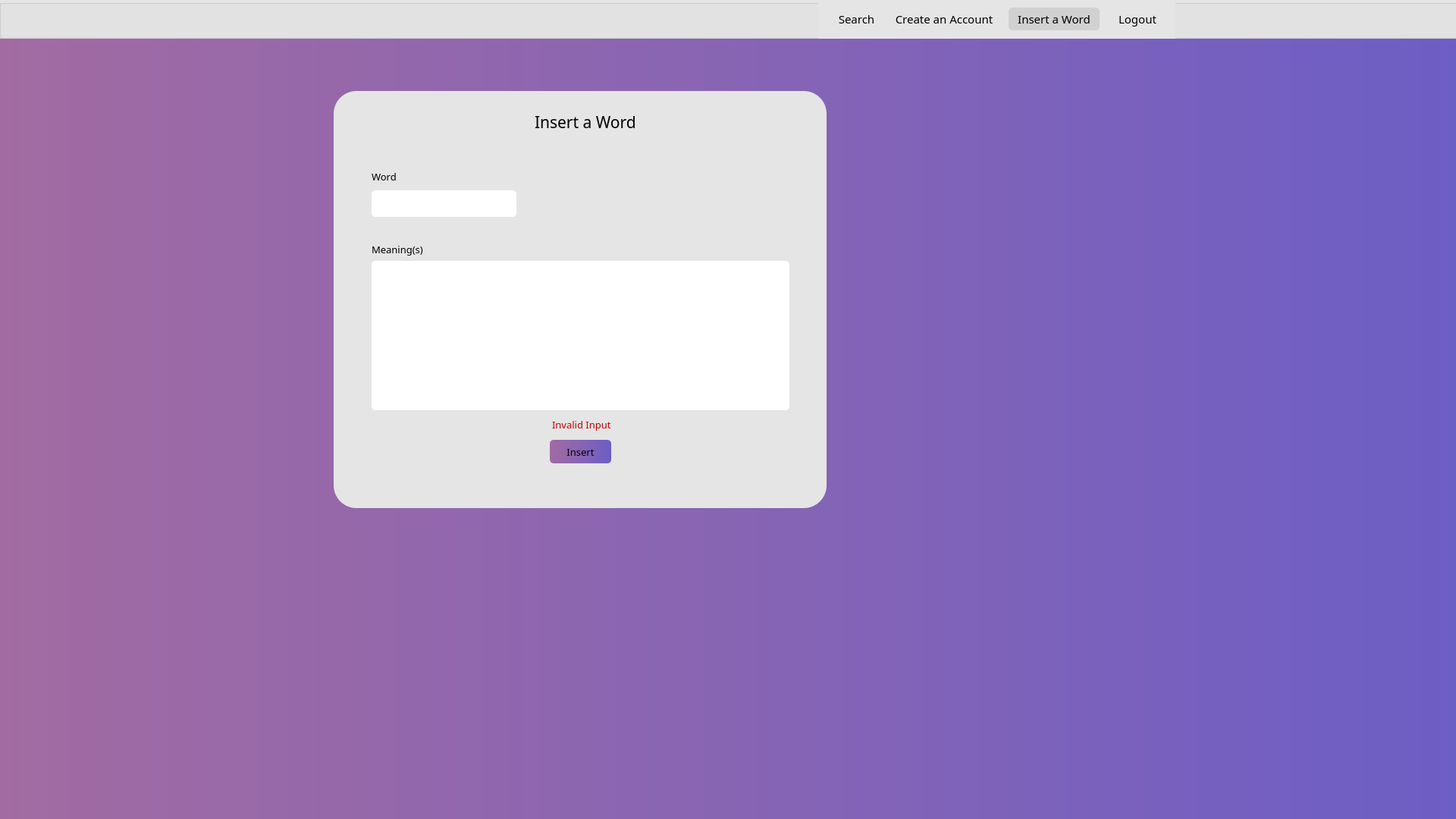
<?xml version="1.0" encoding="UTF-8"?>
<ui version="4.0">
 <class>insert_main</class>
 <widget class="QWidget" name="insert_main">
  <property name="geometry">
   <rect>
    <x>0</x>
    <y>0</y>
    <width>1920</width>
    <height>1080</height>
   </rect>
  </property>
  <property name="sizePolicy">
   <sizepolicy hsizetype="Preferred" vsizetype="Expanding">
    <horstretch>0</horstretch>
    <verstretch>0</verstretch>
   </sizepolicy>
  </property>
  <property name="baseSize">
   <size>
    <width>0</width>
    <height>0</height>
   </size>
  </property>
  <property name="font">
   <font>
    <family>Poppins Medium</family>
    <pointsize>10</pointsize>
   </font>
  </property>
  <property name="windowTitle">
   <string>MainWindow</string>
  </property>
  <property name="autoFillBackground">
   <bool>false</bool>
  </property>
  <property name="styleSheet">
   <string notr="true">background-color: qlineargradient(spread:pad, x1:0, y1:0, x2:1, y2:0, stop:0 #A26BA2, stop:1 #6D5EC5);
</string>
  </property>
  <widget class="QWidget" name="centralwidget" native="true">
   <property name="geometry">
    <rect>
     <x>0</x>
     <y>0</y>
     <width>1920</width>
     <height>1080</height>
    </rect>
   </property>
   <widget class="QGroupBox" name="groupBox_2">
    <property name="geometry">
     <rect>
      <x>-1</x>
      <y>0</y>
      <width>1931</width>
      <height>51</height>
     </rect>
    </property>
    <property name="styleSheet">
     <string notr="true">background: #E5E5E5;</string>
    </property>
    <property name="title">
     <string/>
    </property>
    <widget class="QWidget" name="layoutWidget_3">
     <property name="geometry">
      <rect>
       <x>1080</x>
       <y>0</y>
       <width>471</width>
       <height>51</height>
      </rect>
     </property>
     <layout class="QHBoxLayout" name="horizontalLayout_2">
      <property name="spacing">
       <number>20</number>
      </property>
      <property name="leftMargin">
       <number>20</number>
      </property>
      <property name="rightMargin">
       <number>20</number>
      </property>
      <item>
       <widget class="QPushButton" name="insert_mainNavSearch">
        <property name="font">
         <font>
          <family>Poppins Medium</family>
          <pointsize>11</pointsize>
         </font>
        </property>
        <property name="cursor">
         <cursorShape>PointingHandCursor</cursorShape>
        </property>
        <property name="styleSheet">
         <string notr="true">background: #E5E5E5;
border-radius: 5px;</string>
        </property>
        <property name="text">
         <string>Search</string>
        </property>
       </widget>
      </item>
      <item>
       <widget class="QPushButton" name="insert_mainCreate_2">
        <property name="font">
         <font>
          <family>Poppins Medium</family>
          <pointsize>11</pointsize>
         </font>
        </property>
        <property name="cursor">
         <cursorShape>PointingHandCursor</cursorShape>
        </property>
        <property name="styleSheet">
         <string notr="true">background: #E5E5E5;
border-radius: 5px;</string>
        </property>
        <property name="text">
         <string>Create an Account</string>
        </property>
       </widget>
      </item>
      <item>
       <widget class="QPushButton" name="insert_mainNavInsert">
        <property name="font">
         <font>
          <family>Poppins Medium</family>
          <pointsize>11</pointsize>
         </font>
        </property>
        <property name="styleSheet">
         <string notr="true">background: #D1D1D1;
border-radius: 5px;
height: 30px;
width: 120px;</string>
        </property>
        <property name="text">
         <string>Insert a Word</string>
        </property>
       </widget>
      </item>
      <item>
       <widget class="QPushButton" name="insert_mainLogout">
        <property name="font">
         <font>
          <family>Poppins Medium</family>
          <pointsize>11</pointsize>
         </font>
        </property>
        <property name="cursor">
         <cursorShape>PointingHandCursor</cursorShape>
        </property>
        <property name="styleSheet">
         <string notr="true">background: #E5E5E5;
border-radius: 5px;</string>
        </property>
        <property name="text">
         <string>Logout</string>
        </property>
       </widget>
      </item>
     </layout>
    </widget>
   </widget>
   <widget class="QGroupBox" name="groupBox">
    <property name="geometry">
     <rect>
      <x>440</x>
      <y>120</y>
      <width>650</width>
      <height>550</height>
     </rect>
    </property>
    <property name="styleSheet">
     <string notr="true">background: #E5E5E5;
border-radius: 30px;</string>
    </property>
    <property name="title">
     <string/>
    </property>
    <widget class="QLabel" name="label_2">
     <property name="geometry">
      <rect>
       <x>265</x>
       <y>20</y>
       <width>171</width>
       <height>41</height>
      </rect>
     </property>
     <property name="font">
      <font>
       <family>Poppins Medium</family>
       <pointsize>16</pointsize>
      </font>
     </property>
     <property name="styleSheet">
      <string notr="true">text-align: center;</string>
     </property>
     <property name="text">
      <string>Insert a Word</string>
     </property>
    </widget>
    <widget class="QPushButton" name="insert_mainInsertButton">
     <property name="geometry">
      <rect>
       <x>285</x>
       <y>460</y>
       <width>81</width>
       <height>31</height>
      </rect>
     </property>
     <property name="font">
      <font>
       <family>Poppins Medium</family>
       <pointsize>10</pointsize>
      </font>
     </property>
     <property name="cursor">
      <cursorShape>PointingHandCursor</cursorShape>
     </property>
     <property name="styleSheet">
      <string notr="true">background-color: qlineargradient(spread:pad, x1:0, y1:0, x2:1, y2:0, stop:0 #A26BA2, stop:1 #6D5EC5);
border-radius: 5px;
</string>
     </property>
     <property name="text">
      <string>Insert</string>
     </property>
    </widget>
    <widget class="QWidget" name="layoutWidget">
     <property name="geometry">
      <rect>
       <x>50</x>
       <y>100</y>
       <width>191</width>
       <height>66</height>
      </rect>
     </property>
     <layout class="QVBoxLayout" name="verticalLayout">
      <item>
       <widget class="QLabel" name="label_4">
        <property name="font">
         <font>
          <family>Poppins Medium</family>
          <pointsize>10</pointsize>
         </font>
        </property>
        <property name="text">
         <string>Word</string>
        </property>
       </widget>
      </item>
      <item>
       <widget class="QLineEdit" name="insert_mainLineEdit">
        <property name="font">
         <font>
          <family>Poppins</family>
          <pointsize>10</pointsize>
         </font>
        </property>
        <property name="styleSheet">
         <string notr="true">background: #FFFFFF;
border-radius: 5px;
height:35px;
</string>
        </property>
       </widget>
      </item>
     </layout>
    </widget>
    <widget class="QWidget" name="layoutWidget_2">
     <property name="geometry">
      <rect>
       <x>50</x>
       <y>200</y>
       <width>551</width>
       <height>221</height>
      </rect>
     </property>
     <layout class="QVBoxLayout" name="verticalLayout_2">
      <item>
       <widget class="QLabel" name="label_6">
        <property name="font">
         <font>
          <family>Poppins Medium</family>
          <pointsize>10</pointsize>
         </font>
        </property>
        <property name="text">
         <string>Meaning(s)</string>
        </property>
       </widget>
      </item>
      <item>
       <widget class="QTextEdit" name="insert_mainTextEdit">
        <property name="font">
         <font>
          <family>Poppins</family>
          <pointsize>10</pointsize>
         </font>
        </property>
        <property name="styleSheet">
         <string notr="true">background: #FFFFFF;
border-radius: 5px;</string>
        </property>
       </widget>
      </item>
     </layout>
    </widget>
    <widget class="QLabel" name="insert_mainErrorLabel">
     <property name="geometry">
      <rect>
       <x>288</x>
       <y>430</y>
       <width>151</width>
       <height>20</height>
      </rect>
     </property>
     <property name="font">
      <font>
       <family>Poppins Medium</family>
       <pointsize>10</pointsize>
      </font>
     </property>
     <property name="styleSheet">
      <string notr="true">color:rgb(197, 0, 0)</string>
     </property>
     <property name="text">
      <string>Invalid Input</string>
     </property>
    </widget>
   </widget>
  </widget>
 </widget>
 <resources/>
 <connections/>
</ui>
